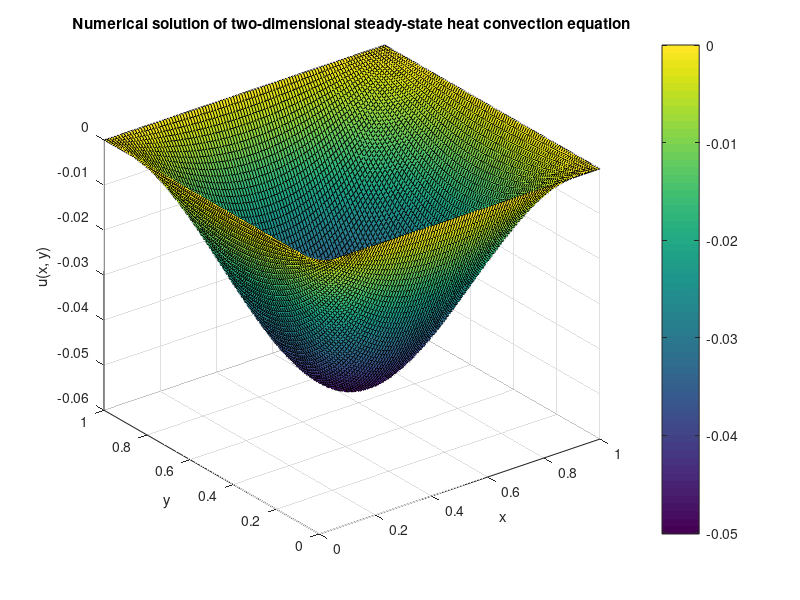

The MATLAB script that drew this image:
% 参数设置
h = 0.01; % 空间步长
x = 0:h:1; % x 方向网格
y = 0:h:1; % y 方向网格
N = length(x); % 网格点数
alpha = 1.0; % 热扩散系数
vx = 1.0; % x 方向流速
vy = 1.0; % y 方向流速

% 源项
[X, Y] = meshgrid(x, y);
f = sin(pi * X) .* sin(pi * Y);

% 初始化系数矩阵 A 和右端向量 b
A = sparse(N*N, N*N); % 稀疏矩阵
b = zeros(N*N, 1);

% 填充系数矩阵 A 和右端向量 b
for i = 2:N-1
    for j = 2:N-1
        % 网格点索引
        idx = (j-1)*N + i;
        
        % 扩散项
        A(idx, idx) = -2 * alpha / h^2 - 2 * alpha / h^2; % u_{i,j}
        A(idx, idx+1) = alpha / h^2; % u_{i+1,j}
        A(idx, idx-1) = alpha / h^2; % u_{i-1,j}
        A(idx, idx+N) = alpha / h^2; % u_{i,j+1}
        A(idx, idx-N) = alpha / h^2; % u_{i,j-1}
        
        % 对流项
        A(idx, idx+1) = A(idx, idx+1) + vx / (2*h); % u_{i+1,j}
        A(idx, idx-1) = A(idx, idx-1) - vx / (2*h); % u_{i-1,j}
        A(idx, idx+N) = A(idx, idx+N) + vy / (2*h); % u_{i,j+1}
        A(idx, idx-N) = A(idx, idx-N) - vy / (2*h); % u_{i,j-1}
        
        % 右端向量
        b(idx) = f(j, i);
    end
end

% 边界条件
for i = 1:N
    % 下边界 (j = 1)
    idx = (1-1)*N + i;
    A(idx, idx) = 1;
    b(idx) = 0;
    
    % 上边界 (j = N)
    idx = (N-1)*N + i;
    A(idx, idx) = 1;
    b(idx) = 0;
end

for j = 1:N
    % 左边界 (i = 1)
    idx = (j-1)*N + 1;
    A(idx, idx) = 1;
    b(idx) = 0;
    
    % 右边界 (i = N)
    idx = (j-1)*N + N;
    A(idx, idx) = 1;
    b(idx) = 0;
end

% 求解线性方程组
u = A \ b;

% 将解向量重塑为网格形式
u = reshape(u, N, N);

% 绘制 3D 数值解
figure;
surf(X, Y, u);
xlabel('x');
ylabel('y');
zlabel('u(x, y)');
title('Numerical solution of two-dimensional steady-state heat convection equation');
colorbar;